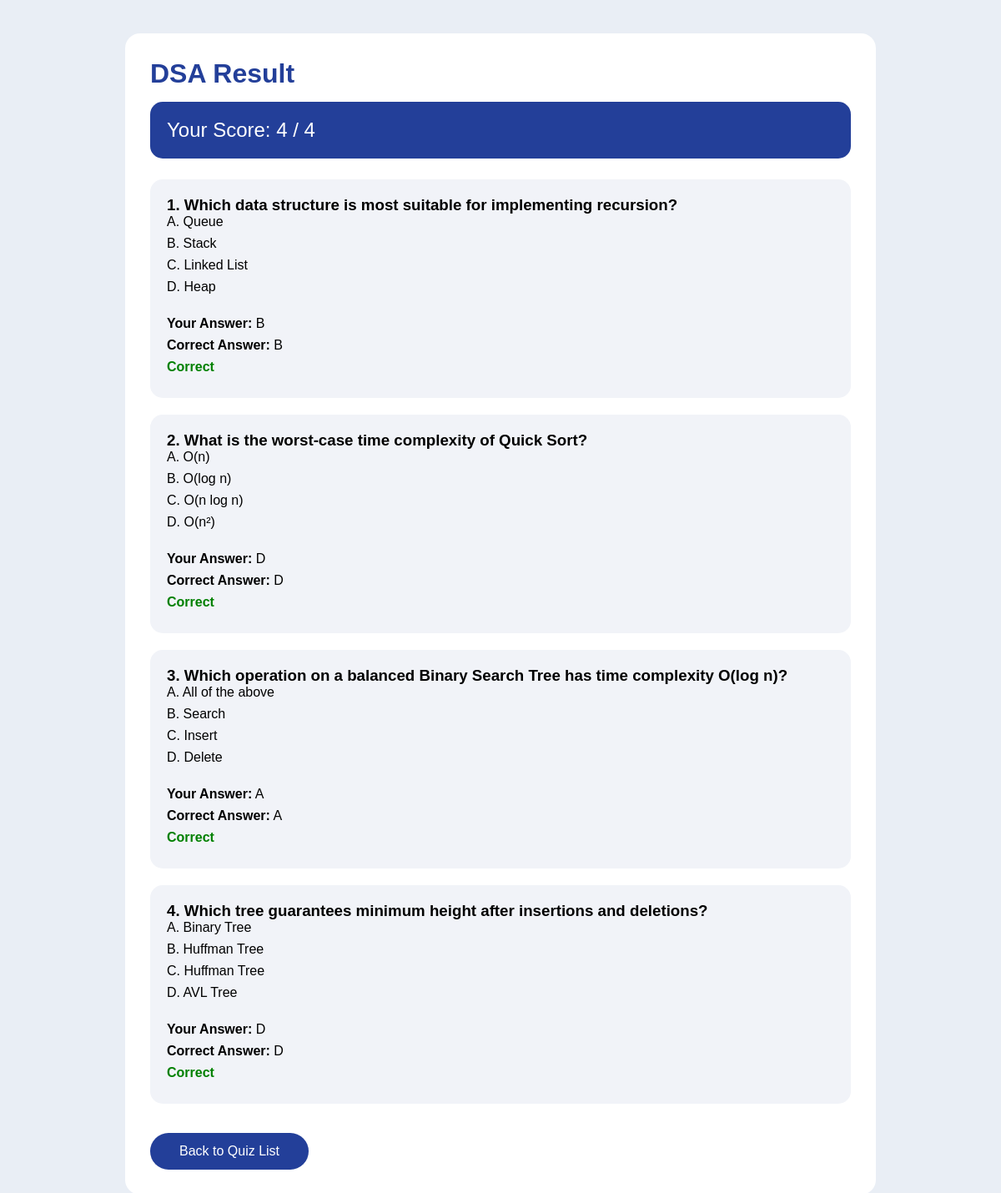
The app's page /quiz_result.php?attemptID=13 (signed in) with its own data.
### tables this page shows
CREATE TABLE `quiz` (
  `quizID` varchar(20) NOT NULL COMMENT 'Quiz identifier',
  `matricNoTutor` varchar(20) NOT NULL COMMENT 'Tutor who created quiz',
  `title` varchar(255) NOT NULL,
  `description` varchar(100) NOT NULL,
  `category` varchar(100) DEFAULT NULL,
  `difficulty` varchar(50) DEFAULT NULL,
  `cover` varchar(255) DEFAULT NULL,
  `time_limit` int(11) DEFAULT NULL,
  `attempts` int(11) DEFAULT NULL
);

CREATE TABLE `quiz_attempts` (
  `attemptID` int(11) NOT NULL,
  `quizID` varchar(20) NOT NULL,
  `matricNoStudent` varchar(20) NOT NULL,
  `score` int(11) NOT NULL,
  `total_question` int(11) NOT NULL,
  `user_answer` text NOT NULL,
  `attempt_date` timestamp NOT NULL DEFAULT current_timestamp() ON UPDATE current_timestamp()
);

CREATE TABLE `quiz_question` (
  `questionID` int(11) NOT NULL,
  `quizID` varchar(20) NOT NULL,
  `question` text NOT NULL,
  `optionA` varchar(255) NOT NULL,
  `optionB` varchar(255) NOT NULL,
  `optionC` varchar(255) NOT NULL,
  `optionD` varchar(255) NOT NULL,
  `correct_answer` varchar(10) NOT NULL
);

### quiz_result.php (the view, shortened to what this page needs)
<?php
include 'db_connect.php';
$attemptID = $_GET['attemptID'];
$matricNoStudent = $_SESSION['matric'];
$sqlAttempt = "SELECT * FROM quiz_attempts
               WHERE attemptID = ? AND matricNoStudent = ?";
$stmtAttempt = mysqli_prepare($conn, $sqlAttempt);
mysqli_stmt_bind_param($stmtAttempt, "is", $attemptID, $matricNoStudent);
mysqli_stmt_execute($stmtAttempt);
$attemptResult = mysqli_stmt_get_result($stmtAttempt);
$attempt = mysqli_fetch_assoc($attemptResult);
$quizID = $attempt['quizID'];
$userAnswers = json_decode($attempt['user_answer'], true);
$sqlQuiz = "SELECT * FROM quiz WHERE quizID = ?";
$stmtQuiz = mysqli_prepare($conn, $sqlQuiz);
mysqli_stmt_bind_param($stmtQuiz, "s", $quizID);
mysqli_stmt_execute($stmtQuiz);
$quizResult = mysqli_stmt_get_result($stmtQuiz);
$quiz = mysqli_fetch_assoc($quizResult);
$sqlQuestion = "SELECT * FROM quiz_question WHERE quizID = ?";
$stmtQuestion = mysqli_prepare($conn, $sqlQuestion);
mysqli_stmt_bind_param($stmtQuestion, "s", $quizID);
mysqli_stmt_execute($stmtQuestion);
$questionResult = mysqli_stmt_get_result($stmtQuestion);
?>
<!DOCTYPE html>
<html>
<head>
</head>
<body>
<div class="result-container">
    <h1><?php echo htmlspecialchars($quiz['title']); ?> Result</h1>
    <div class="score-box">
        Your Score: <?php echo $attempt['score']; ?> / <?php echo $attempt['total_question']; ?>
    </div>
    <?php $no = 1; ?>
    <?php while ($question = mysqli_fetch_assoc($questionResult)) { ?>
        <?php
            $questionID = $question['questionID'];
            $userAnswer = isset($userAnswers[$questionID]) ? $userAnswers[$questionID] : "Not answered";
            $correctAnswer = $question['correct_answer'];
            $status = ($userAnswer == $correctAnswer) ? "Correct" : "Wrong";
        ?>
        <div class="question-box">
            <h3>
                <?php echo $no++; ?>.
                <?php echo htmlspecialchars($question['question']); ?>
            </h3>
            <p>A. <?php echo htmlspecialchars($question['optionA']); ?></p>
            <p>B. <?php echo htmlspecialchars($question['optionB']); ?></p>
            <p>C. <?php echo htmlspecialchars($question['optionC']); ?></p>
            <p>D. <?php echo htmlspecialchars($question['optionD']); ?></p>
            <br>
            <p><b>Your Answer:</b> <?php echo htmlspecialchars($userAnswer); ?></p>
            <p><b>Correct Answer:</b> <?php echo htmlspecialchars($correctAnswer); ?></p>
            <p class="<?php echo ($status == 'Correct') ? 'correct' : 'wrong'; ?>">
                <?php echo $status; ?>
            </p>
        </div>
    <?php }
    ?>
    <button onclick="location.href='quiz_list.php?category=<?php echo urlencode($quiz['category']); ?>'">Back to Quiz List
    </button>
</div>
</body>
</html>

### quiz_result.php (style rules this page uses)
* { margin: 0; padding: 0; box-sizing: border-box; font-family: Arial, sans-serif; }
body { background: #e9eef5; padding: 40px; }
.result-container { max-width: 900px; margin: auto; background: white; padding: 30px; border-radius: 18px; }
h1 { color: #233f99; margin-bottom: 15px; }
.score-box { background: #233f99; color: white; padding: 20px; border-radius: 15px; font-size: 24px; margin-bottom: 25px; }
.question-box { background: #f1f3f8; padding: 20px; border-radius: 15px; margin-bottom: 20px; }
.correct { color: green; font-weight: bold; }
p { margin-bottom: 8px; font-size: 16px; }
button { background: #233f99; color: white; border: none; padding: 13px 35px; border-radius: 25px; cursor: pointer; font-size: 16px; margin-top: 15px; }

### records on screen
quiz: title "DSA"
quiz_attempts: score "4", total_question "4"
quiz_question: question "Which data structure is most suitable for implementing recursion?", optionA "Queue", optionB "Stack", optionC "Linked List", optionD "Heap", questionID.user_answer "B", correct_answer "B", status "Correct"
quiz_question: question "What is the worst-case time complexity of Quick Sort?", optionA "O(n)", optionB "O(log n)", optionC "O(n log n)", optionD "O(n²)", questionID.user_answer "D", correct_answer "D", status "Correct"
quiz_question: question "Which operation on a balanced Binary Search Tree has time complexity O(log n)?", optionA "All of the above", optionB "Search", optionC "Insert", optionD "Delete", questionID.user_answer "A", correct_answer "A", status "Correct"
quiz_question: question "Which tree guarantees minimum height after insertions and deletions?", optionA "Binary Tree", optionB "Huffman Tree", optionC "Huffman Tree", optionD "AVL Tree", questionID.user_answer "D", correct_answer "D", status "Correct"
